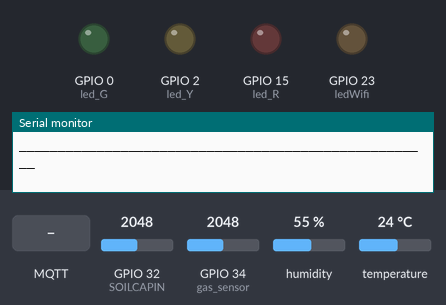
A sketch run on a simulated ESP32. On the bench: output pins drawn as LEDs (lit = HIGH), the last lines printed to the serial monitor. Dashed ring = blinking. Inputs (shaded band) come from the test bench; at power-on: GPIO 32 (SOILCAPIN) = 2048, GPIO 34 (gas_sensor) = 2048, humidity 55 %, temperature 24 °C. WiFi joins after 1.5 s; servers stay silent unless stated; random numbers use the default seed unless the sketch sets one; no MQTT or app messages arrive unless stated.

Above: at 2.6 s.
At 8.4 s:
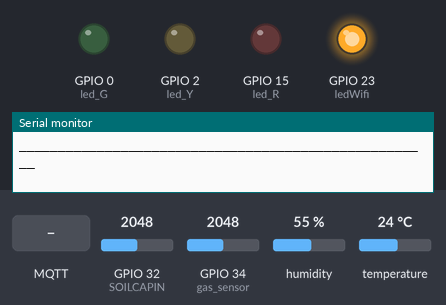
8.5 s: MQTT message "5" arrives on the first subscribed topic
At 8.9 s:
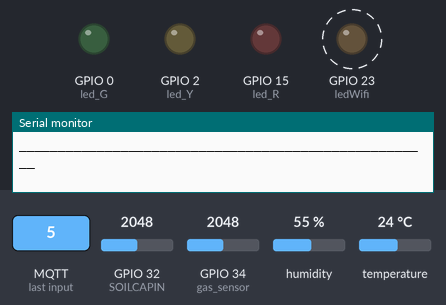
15.2 s: MQTT message "on" arrives on the first subscribed topic
27.5 s: MQTT message "off" arrives on the first subscribed topic
Timing chart, 0 to 45.8 s (numbered marks = the images above; inputs shaded):
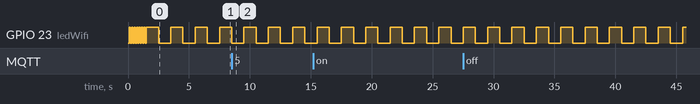

The sketch:

ESP32_HIGROW.ino
```cpp
#include <WiFi.h>
#include <DHT.h>
#include <PubSubClient.h>
#include <Ticker.h>

//LEDs
#define led_G 0
#define led_Y 2
#define led_R 15

//MQ-2 Analog Pin
#define gas_sensor 34

//Sensor capacitivo
#define SOILCAPIN 32

// WIFI config
#define ledWifi 23
Ticker tic_WifiLed;
char ssid[] = "POCO X3 Pro Guz";
char password[] = "123pormii";
byte estado = 0;
byte conectado = 0;
byte cont = 0;
byte max_intentos = 50;

// DHT Sensor Pin&Config
#define DHTIN 22
#define DHTTYPE DHT11
DHT dht(DHTIN, DHTTYPE);
String Humedad = "hum";
String Temperatura = "temp";

// numero aleatorio
float numero_aleatorio = 0;

//requisito pubsubclient
WiFiClient espClient;
PubSubClient client(espClient);

//conexion MQTT PubSubClient
#define MSG_BUFFER_SIZE (50)
char msg[MSG_BUFFER_SIZE];
const char* mqtt_server = "industrial.api.ubidots.com";
const int port = 1883;
#define mi_token ""

//Almacen de la respuesta en void callback();
String topico = "";
String content = "";

//topicos en los que publicar
const char btn_r[] = "/v1.6/devices/higrow-esp32/btn_r";
const char btn_a[] = "/v1.6/devices/higrow-esp32/btn_a";
const char btn_v[] = "/v1.6/devices/higrow-esp32/btn_v";
const char hum[] = "/v1.6/devices/higrow-esp32/hum";
const char temp[] = "/v1.6/devices/higrow-esp32/temp";
const char random_numbers[] = "/v1.6/devices/higrow-esp32/random_numbers";
const char gas[] = "/v1.6/devices/higrow-esp32/gas";
const char luz[] = "/v1.6/devices/higrow-esp32/luz";
const char joystick[] = "/v1.6/devices/higrow-esp32/joystick";
const char sensor_capacitivo[] = "/v1.6/devices/higrow-esp32/sensor_capacitivo";

//funcion para usar con ticker.h, estatus led wifi
void wifi_led_status() {
  estado = digitalRead(ledWifi);
  digitalWrite(ledWifi, !estado);
}

// Conexión y configuracion WIFI
void wifiSetup () {
  WiFi.begin(ssid, password);
  Serial.print("Conectando a: ");
  Serial.println(ssid);
  Serial.print("macAdress: ");
  Serial.println(WiFi.macAddress());
  //Cuenta hasta 50 si no se puede conectar lo cancela
  while (WiFi.status() != WL_CONNECTED and cont < max_intentos) {
    delay(500);
    cont++;
    Serial.print(".");
  };
  Serial.println("");
  if (cont < max_intentos) {  //Si se conectó al wifi especificado
    Serial.println(" -----------------Conexion Exitosa -----------------");
    Serial.print("IP: ");
    Serial.println(WiFi.localIP());
    tic_WifiLed.detach();
    tic_WifiLed.attach(1, wifi_led_status);
  }
  else { //Si no logró conectarse
    Serial.println(" ----------------- Conexion Fallida -----------------");
    tic_WifiLed.attach(4, wifi_led_status);
    cont = 0;
  }
}

void callback(char* topic, byte* payload, unsigned int length) {
  topico = topic;
  content = "";
  for (int i = 0; i < length; i++) {
    content.concat((char)payload[i]);
  };
  Serial.println();
  Serial.print("CALLBACK DETECTADO");
  /*Serial.print("Actualizacion en el topico: ");Serial.println(topico);
  Serial.print("Detalles:"); Serial.println(content);*/
}

void reconnect() {
  //Funcion de conexion WIFI
  wifiSetup();

  //Comienzo de la conexion mqtt
  while (!client.connected()) {
    Serial.println("Intentando conexión MQTT ...");

    // Create a random client ID
    String clientId = "gustavo-";
    clientId += String(random(0xffff), HEX);
    const char username[] = mi_token; //token de ubidots
    const char pass[] = "1234"; //pass random

    // Si la conexion a ubidots mqtt es exitosa
    if (client.connect(clientId.c_str(), username, pass)) {
      Serial.println("*** conexion MQTT Exitosa ***");

      client.subscribe(random_numbers);
      /*client.subscribe("/v1.6/devices/higrow-esp32/btn_r");
      client.subscribe("/v1.6/devices/higrow-esp32/btn_a");
      client.subscribe("/v1.6/devices/higrow-esp32/btn_v");*/

    } else {
      Serial.print("Conexion a MQTT Fallida, Err_Code= ");
      Serial.print(client.state());
      Serial.println(" Intentando nuevamente en 5s");
      delay(5000);
      wifiSetup();
    };
  }
}

void setup() {
  tic_WifiLed.attach(0.1, wifi_led_status);
  Serial.begin(9600);

  //PubSubClient Setup
  client.setServer(mqtt_server, port);
  client.setCallback(callback);

  //Iniciar Pines
  pinMode(ledWifi, OUTPUT);
  pinMode(led_R, OUTPUT);
  pinMode(led_Y, OUTPUT);
  pinMode(led_G, OUTPUT);

  //Sensor DHT
  dht.begin();

  //MQ-2
  //Innesario
}

void loop() {
  if (!client.connected()) {
    reconnect();
  }
  client.loop();

  /* Lectura desde sensores*/
  float h = dht.readHumidity();  //Humedad DHT
  float t = dht.readTemperature(); //Temperatura DHT
  int hum_suelo = analogRead(SOILCAPIN); //Sensor Capacitivo
  numero_aleatorio = random(0, 100); //Num aleatorio
  float gas_read = analogRead(gas_sensor); //Gas

  /*Conversion a valores CHAR*/
  //(valor, length entero, length decimal, guardar)
  char hum_value[8]; //Humedad DHT
  dtostrf(h, 3, 2, hum_value);
  char temp_value[8]; // Temperatura DHT
  dtostrf(t, 3, 2, temp_value);
  String humedad_srt = String(hum_suelo); //humedad (sensor capacitivo)
  float humedad_flo = humedad_srt.toFloat();
  char humedad_value[8];
  dtostrf(humedad_flo, 3, 2, humedad_value);
  char random_value[8]; //random numero
  dtostrf(numero_aleatorio, 3, 2, random_value);
  char gas_value[8]; //Gas
  dtostrf(gas_read, 3, 2, gas_value);

  digitalWrite(led_R, LOW);
  digitalWrite(led_Y, LOW);
  digitalWrite(led_G, LOW);

  // LEDs desde ubidots
  Serial.println("_____________________________________________________");
  Serial.println(topico);
  Serial.println(content);
  if (topico == "/v1.6/devices/higrow-esp32/btn_r") {
    digitalWrite(led_R, HIGH);
  } else {
    digitalWrite(led_R, LOW);
  };
  Serial.println("_____________________________________________________");
  /*Serial.print("Humedad DHT: "); Serial.println(hum_value);
  Serial.print("Temperatura DHT: "); Serial.println(temp_value);
  Serial.print("Capacitivo: "); Serial.println(humedad_value);
  Serial.print("Random Number: "); Serial.println(random_value);
  Serial.print("Gas: "); Serial.println(gas_value);
*/
  //client.publish(hum, hum_value);
  //client.publish(temp, temp_value);
  //client.publish(sensor_capacitivo, humedad_value);
  client.publish(random_numbers, random_value);

  delay(6000);
}
```

Measured:
- by itself, GPIO 23 (ledWifi): alternates HIGH for 1.0 s and LOW for 1.0 s
